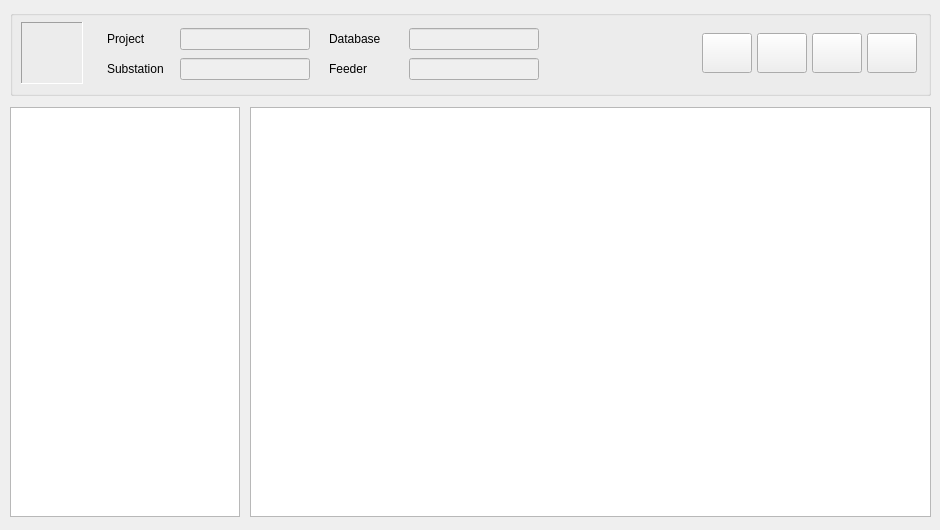
<?xml version="1.0" encoding="UTF-8"?>
<ui version="4.0">
 <class>frmInputTable</class>
 <widget class="QMainWindow" name="frmInputTable">
  <property name="geometry">
   <rect>
    <x>0</x>
    <y>0</y>
    <width>940</width>
    <height>530</height>
   </rect>
  </property>
  <property name="sizePolicy">
   <sizepolicy hsizetype="Fixed" vsizetype="Fixed">
    <horstretch>0</horstretch>
    <verstretch>0</verstretch>
   </sizepolicy>
  </property>
  <property name="minimumSize">
   <size>
    <width>940</width>
    <height>530</height>
   </size>
  </property>
  <property name="maximumSize">
   <size>
    <width>940</width>
    <height>530</height>
   </size>
  </property>
  <property name="windowTitle">
   <string>Input Tables</string>
  </property>
  <property name="windowIcon">
   <iconset resource="../Resources/FormIcons/resources.qrc">
    <normaloff>:/plugins/ElectricSystems/Resources/FormIcons/table.png</normaloff>:/plugins/ElectricSystems/Resources/FormIcons/table.png</iconset>
  </property>
  <widget class="QWidget" name="centralwidget">
   <widget class="QGroupBox" name="groupBox">
    <property name="geometry">
     <rect>
      <x>10</x>
      <y>10</y>
      <width>921</width>
      <height>86</height>
     </rect>
    </property>
    <property name="sizePolicy">
     <sizepolicy hsizetype="Expanding" vsizetype="Preferred">
      <horstretch>0</horstretch>
      <verstretch>0</verstretch>
     </sizepolicy>
    </property>
    <property name="title">
     <string/>
    </property>
    <property name="flat">
     <bool>false</bool>
    </property>
    <property name="checkable">
     <bool>false</bool>
    </property>
    <property name="checked">
     <bool>false</bool>
    </property>
    <widget class="QLabel" name="label">
     <property name="geometry">
      <rect>
       <x>97</x>
       <y>21</y>
       <width>61</width>
       <height>16</height>
      </rect>
     </property>
     <property name="text">
      <string>Project</string>
     </property>
    </widget>
    <widget class="QLineEdit" name="txtPro">
     <property name="enabled">
      <bool>false</bool>
     </property>
     <property name="geometry">
      <rect>
       <x>170</x>
       <y>18</y>
       <width>130</width>
       <height>22</height>
      </rect>
     </property>
     <property name="toolTip">
      <string/>
     </property>
    </widget>
    <widget class="QLabel" name="label_2">
     <property name="geometry">
      <rect>
       <x>319</x>
       <y>21</y>
       <width>51</width>
       <height>16</height>
      </rect>
     </property>
     <property name="text">
      <string>Database</string>
     </property>
    </widget>
    <widget class="QLabel" name="label_3">
     <property name="geometry">
      <rect>
       <x>97</x>
       <y>51</y>
       <width>61</width>
       <height>16</height>
      </rect>
     </property>
     <property name="text">
      <string>Substation</string>
     </property>
    </widget>
    <widget class="QLabel" name="label_4">
     <property name="geometry">
      <rect>
       <x>319</x>
       <y>51</y>
       <width>51</width>
       <height>16</height>
      </rect>
     </property>
     <property name="text">
      <string>Feeder</string>
     </property>
    </widget>
    <widget class="QLineEdit" name="txtSub">
     <property name="enabled">
      <bool>false</bool>
     </property>
     <property name="geometry">
      <rect>
       <x>170</x>
       <y>48</y>
       <width>130</width>
       <height>22</height>
      </rect>
     </property>
     <property name="toolTip">
      <string/>
     </property>
    </widget>
    <widget class="QLineEdit" name="txtPBS">
     <property name="enabled">
      <bool>false</bool>
     </property>
     <property name="geometry">
      <rect>
       <x>399</x>
       <y>18</y>
       <width>130</width>
       <height>22</height>
      </rect>
     </property>
     <property name="toolTip">
      <string/>
     </property>
    </widget>
    <widget class="QLineEdit" name="txtFed">
     <property name="enabled">
      <bool>false</bool>
     </property>
     <property name="geometry">
      <rect>
       <x>399</x>
       <y>48</y>
       <width>130</width>
       <height>22</height>
      </rect>
     </property>
     <property name="toolTip">
      <string/>
     </property>
    </widget>
    <widget class="QFrame" name="frame">
     <property name="geometry">
      <rect>
       <x>11</x>
       <y>12</y>
       <width>62</width>
       <height>62</height>
      </rect>
     </property>
     <property name="styleSheet">
      <string notr="true">image: url(:/plugins/ElectricSystems/Resources/FormIcons/basicnreca.png);</string>
     </property>
     <property name="frameShape">
      <enum>QFrame::Panel</enum>
     </property>
     <property name="frameShadow">
      <enum>QFrame::Sunken</enum>
     </property>
    </widget>
    <widget class="QPushButton" name="cmdEdit">
     <property name="geometry">
      <rect>
       <x>692</x>
       <y>23</y>
       <width>50</width>
       <height>40</height>
      </rect>
     </property>
     <property name="toolTip">
      <string>Edit Table</string>
     </property>
     <property name="text">
      <string/>
     </property>
     <property name="icon">
      <iconset resource="../Resources/FormIcons/resources.qrc">
       <normaloff>:/plugins/ElectricSystems/Resources/FormIcons/tableedit.png</normaloff>:/plugins/ElectricSystems/Resources/FormIcons/tableedit.png</iconset>
     </property>
     <property name="iconSize">
      <size>
       <width>32</width>
       <height>32</height>
      </size>
     </property>
    </widget>
    <widget class="QPushButton" name="cmdSave">
     <property name="geometry">
      <rect>
       <x>747</x>
       <y>23</y>
       <width>50</width>
       <height>40</height>
      </rect>
     </property>
     <property name="toolTip">
      <string>Save Table</string>
     </property>
     <property name="text">
      <string/>
     </property>
     <property name="icon">
      <iconset resource="../Resources/FormIcons/resources.qrc">
       <normaloff>:/plugins/ElectricSystems/Resources/FormIcons/tablesave.png</normaloff>:/plugins/ElectricSystems/Resources/FormIcons/tablesave.png</iconset>
     </property>
     <property name="iconSize">
      <size>
       <width>32</width>
       <height>32</height>
      </size>
     </property>
    </widget>
    <widget class="QPushButton" name="cmdHelp">
     <property name="geometry">
      <rect>
       <x>802</x>
       <y>23</y>
       <width>50</width>
       <height>40</height>
      </rect>
     </property>
     <property name="toolTip">
      <string>Help</string>
     </property>
     <property name="text">
      <string/>
     </property>
     <property name="icon">
      <iconset resource="../Resources/FormIcons/resources.qrc">
       <normaloff>:/plugins/ElectricSystems/Resources/FormIcons/basichelp.png</normaloff>:/plugins/ElectricSystems/Resources/FormIcons/basichelp.png</iconset>
     </property>
     <property name="iconSize">
      <size>
       <width>32</width>
       <height>32</height>
      </size>
     </property>
    </widget>
    <widget class="QPushButton" name="cmdClose">
     <property name="geometry">
      <rect>
       <x>857</x>
       <y>23</y>
       <width>50</width>
       <height>40</height>
      </rect>
     </property>
     <property name="toolTip">
      <string>Close</string>
     </property>
     <property name="text">
      <string/>
     </property>
     <property name="icon">
      <iconset resource="../Resources/FormIcons/resources.qrc">
       <normaloff>:/plugins/ElectricSystems/Resources/FormIcons/basicexit.png</normaloff>:/plugins/ElectricSystems/Resources/FormIcons/basicexit.png</iconset>
     </property>
     <property name="iconSize">
      <size>
       <width>32</width>
       <height>32</height>
      </size>
     </property>
    </widget>
   </widget>
   <widget class="QTreeView" name="treeView">
    <property name="geometry">
     <rect>
      <x>10</x>
      <y>107</y>
      <width>230</width>
      <height>410</height>
     </rect>
    </property>
    <property name="styleSheet">
     <string notr="true"/>
    </property>
    <property name="frameShape">
     <enum>QFrame::StyledPanel</enum>
    </property>
    <property name="frameShadow">
     <enum>QFrame::Plain</enum>
    </property>
    <property name="lineWidth">
     <number>1</number>
    </property>
    <property name="iconSize">
     <size>
      <width>32</width>
      <height>32</height>
     </size>
    </property>
    <property name="uniformRowHeights">
     <bool>true</bool>
    </property>
    <property name="itemsExpandable">
     <bool>true</bool>
    </property>
    <property name="animated">
     <bool>true</bool>
    </property>
    <property name="headerHidden">
     <bool>true</bool>
    </property>
   </widget>
   <widget class="QTableView" name="tableView">
    <property name="geometry">
     <rect>
      <x>250</x>
      <y>107</y>
      <width>681</width>
      <height>410</height>
     </rect>
    </property>
    <property name="frameShadow">
     <enum>QFrame::Plain</enum>
    </property>
   </widget>
  </widget>
 </widget>
 <resources>
  <include location="../Resources/FormIcons/resources.qrc"/>
 </resources>
 <connections/>
</ui>
